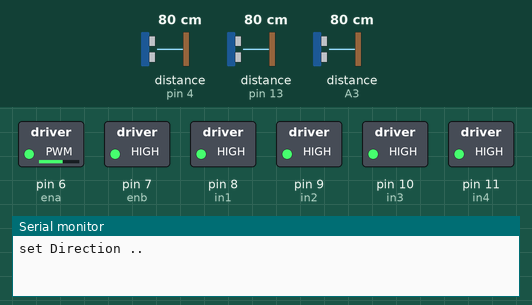
A sketch run on a simulated Arduino Uno, built with avr-gcc and run on an emulated ATmega328P. Parts: switched loads named in the sketch (green lamp = pin HIGH), the last lines printed to the serial monitor. Dashed ring = blinking. The test bench sets the inputs (shaded band); at power-on: distance to the obstacle (sensors on pin 4, A3, pin 13) 80 cm. The echo pulse lasts 58.3 µs per cm.

Above: at 3.8 s.
3.9 s: distance to the obstacle (sensor on pin 4) set to 12 cm
8.2 s: distance to the obstacle (sensor on pin 4) set to 9 cm
At 12.4 s:
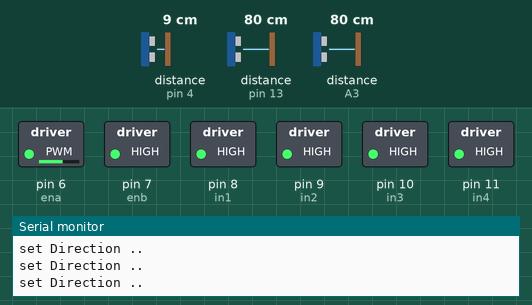
12.5 s: distance to the obstacle (sensor on pin 4) set to 18 cm
At 13.0 s:
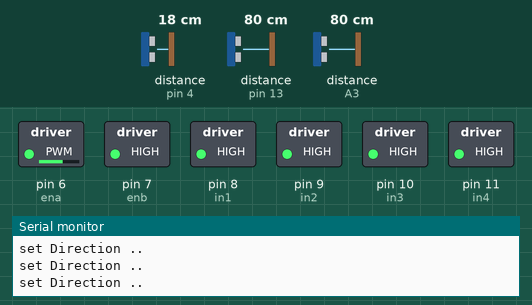
14.0 s: distance to the obstacle (sensor on A3) set to 11 cm
18.3 s: distance to the obstacle (sensor on A3) set to 8 cm
At 19.9 s:
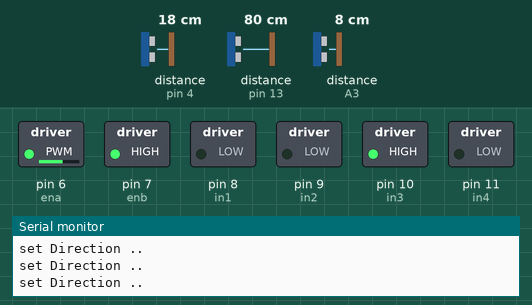
22.6 s: distance to the obstacle (sensor on A3) set to 18 cm
At 23.6 s:
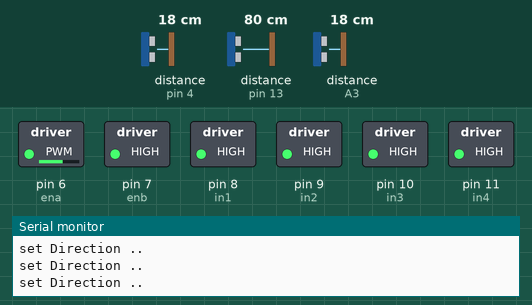
Timing chart, 0 to 25.1 s (numbered marks = the images above; inputs shaded):
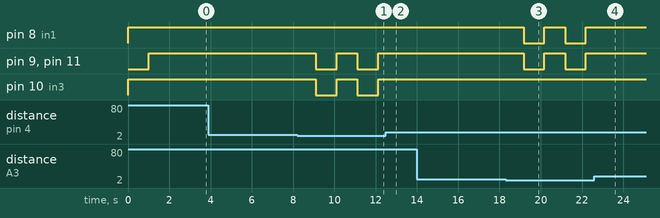

The sketch:

CodeTryDraft2.ino
```cpp
// Include the TimerOne Library from Paul Stoffregen
//#include "TimerOne.h"
#include <NewPing.h>

// for 3 Ultra Sensor
int trigPinL =A2;
int echoPinL = A3;

int trigPinF = 12;
int echoPinF = 13;

int trigPinR = 5;
int echoPinR = 4;


int dir;


#define STOP 0
#define FORWARD 1
#define BACKWARD 2
#define LEFT 3
#define RIGHT 4


#define MAX_DISTANCE 100


boolean frontwall ;
boolean leftwall ;
boolean rightwall ;

int wall_threshold = 12;
;
//int left_threshold = 10 ;
//int right_threshold = 10 ;
int front_threshold = 12 ;


// Constants for Interrupt Pins
// Change values if not using Arduino Uno

const byte MOTOR1 = 2;  // Motor 1 Interrupt Pin - INT 0
const byte MOTOR2 = 3;  // Motor 2 Interrupt Pin - INT 1


int in1 = 8;
int in2 = 9;

int in3 = 10;
int in4 = 11;

int ena = 6;
int enb = 7;


NewPing sonarLeft(trigPinL, echoPinL, MAX_DISTANCE); // NewPing setup of pins and maximum distance.
NewPing sonarRight(trigPinR, echoPinR, MAX_DISTANCE);
NewPing sonarFront(trigPinF, echoPinF, MAX_DISTANCE);


float oldLeftSensor, oldRightSensor, leftSensor, rightSensor, frontSensor, oldFrontSensor, lSensor, rSensor, fSensor;


/*// Integers for pulse counters
unsigned int counter1 = 0;
unsigned int counter2 = 0;

// Float for number of slots in encoder disk
float diskslots = 20;  // Change to match value of encoder disk

// Interrupt Service Routines

// Motor 1 pulse count ISR
void ISR_count1()
{
  counter1++;  // increment Motor 1 counter value
}

// Motor 2 pulse count ISR
void ISR_count2()
{
  counter2++;  // increment Motor 2 counter value
}

// TimerOne ISR
*/
/*void ISR_timerone()
{
  Timer1.detachInterrupt();  // Stop the timer
  Serial.print("Motor Speed 1: ");
  float rotation1 = (counter1 / diskslots) * 60.00;  // calculate RPM for Motor 1
  Serial.print(rotation1);
  Serial.print(" RPM - ");
  counter1 = 0;  //  reset counter to zero
  Serial.print("Motor Speed 2: ");
  float rotation2 = (counter2 / diskslots) * 60.00;  // calculate RPM for Motor 2
  Serial.print(rotation2);
  Serial.println(" RPM");
  counter2 = 0;  //  reset counter to zero
  Timer1.attachInterrupt( ISR_timerone );  // Enable the timer
}
*/

void setup() {
 Serial.begin(9600);
  pinMode(trigPinF, OUTPUT);
  pinMode(echoPinF, INPUT);

  pinMode(trigPinL, OUTPUT);
  pinMode(echoPinL, INPUT);

  pinMode(trigPinR, OUTPUT);
  pinMode(echoPinR, INPUT);

  pinMode(ena, OUTPUT);
  pinMode(enb, OUTPUT);
  pinMode(in1, OUTPUT);
  pinMode(in2, OUTPUT);
  pinMode(in3, OUTPUT);
  pinMode(in4, OUTPUT);
  analogWrite(ena, 150);
  analogWrite(enb, 150);

//setDirection(FORWARD);


}

void loop() {
//float durationL, distanceL;
setDirection(FORWARD);


while(true){


delay(1000);
ReadSensors();
walls();


if (leftwall == false && rightwall == true && frontwall == true ) {
  setDirection(LEFT);
  Serial.println("turn left");

}
else if (leftwall == true && rightwall == false && frontwall == true){
   setDirection(RIGHT);
   Serial.println("turn right");
}
else if (leftwall == true && rightwall == true && frontwall == false){
   setDirection(FORWARD);
   Serial.println("turn forward");
}
else if (leftwall == true && rightwall == true && frontwall == true){
   setDirection(BACKWARD);
   Serial.println("turn backword");
}
else if (leftwall == true && rightwall == false && frontwall == false){
   setDirection(RIGHT);
   //Serial.println("turn backword");
}

else if (leftwall == true && rightwall == false && frontwall == false){
   setDirection(RIGHT);
}

else if (leftwall == false&& rightwall == true && frontwall == false){
   setDirection(LEFT);
}


}
//delay(2000);


}


void ReadSensors() {
lSensor = sonarLeft.ping_cm(); //ping in cm
rSensor = sonarRight.ping_cm();
fSensor = sonarFront.ping_cm();


 leftSensor = (lSensor + oldLeftSensor) / 2; //average distance between old & new readings to make the change smoother
 rightSensor = (rSensor + oldRightSensor) / 2;
 frontSensor = (fSensor + oldFrontSensor) / 2;


 oldLeftSensor = leftSensor; // save old readings for movment
 oldRightSensor = rightSensor;
 oldFrontSensor = frontSensor;

/*Serial.println("left");
Serial.println(lSensor);

Serial.println("right");
Serial.println(rSensor);

Serial.println("forward");
Serial.println(fSensor);
delay(2000);
*/

}


void walls() {


  if (  leftSensor < wall_threshold ) {
    leftwall = true ;
  }
  else {
    leftwall = false ;
  }


  if (  rightSensor < wall_threshold ) {
    rightwall = true ;
  }
  else {
    rightwall = false ;


  } if (  frontSensor < front_threshold ) {
    frontwall = true ;
  }
  else {
    frontwall = false ;
  }

}


void setDirection(int dir) {

  Serial.print("set Direction .. \n\n");
  if ( dir == FORWARD ) {
   //  Serial.print("GO FORWARD .. \n");
  digitalWrite(in1, HIGH);
  digitalWrite(in2, LOW);
  digitalWrite(in3, HIGH);
  digitalWrite(in4, LOW);
  delay(1000);
  digitalWrite(in1, HIGH);   // Left wheel forward
  digitalWrite(in2, HIGH );
  digitalWrite(in3, HIGH );  // Right wheel forward
  digitalWrite(in4, HIGH);


  }
  else if ( dir == LEFT ) {
    //Serial.print("GO LEFT .. \n");
  digitalWrite(in1, HIGH);
  digitalWrite(in2, LOW);
  digitalWrite(in3, LOW);
  digitalWrite(in4, LOW);
  delay(1000);
  digitalWrite(in1, HIGH);   // Left wheel forward
  digitalWrite(in2, HIGH );
  digitalWrite(in3, HIGH );  // Right wheel forward
  digitalWrite(in4, HIGH);


  }
  else if ( dir == RIGHT ) {
    //Serial.print("GO RIGHT .. \n");
  digitalWrite(in1, LOW);
  digitalWrite(in2, LOW);
  digitalWrite(in3, HIGH);
  digitalWrite(in4, LOW);


  delay(1000);
  digitalWrite(in1, HIGH);   // Left wheel forward
  digitalWrite(in2, HIGH );
  digitalWrite(in3, HIGH );  // Right wheel forward
  digitalWrite(in4, HIGH);


  }
  else if ( dir == STOP ) {
    //Serial.print("STOP!!!!!!! .. \n");
    digitalWrite(in1, HIGH);   // Left wheel forward
    digitalWrite(in2, HIGH );
    digitalWrite(in3, HIGH );  // Right wheel forward
    digitalWrite(in4, HIGH);
  }
  else if ( dir == BACKWARD ) {
  //  Serial.print("GO BACKWARD .. \n");
  digitalWrite(in1, LOW);
  digitalWrite(in2, HIGH);
  digitalWrite(in3, LOW);
  digitalWrite(in4, HIGH);


   delay(1000);
  digitalWrite(in1, HIGH);   // Left wheel forward
  digitalWrite(in2, HIGH );
  digitalWrite(in3, HIGH );  // Right wheel forward
  digitalWrite(in4, HIGH);


  }
 /* delay(2000);
    //Serial.print("STOP!!!!!!! .. \n");
    digitalWrite(in1, HIGH);   // Left wheel forward
    digitalWrite(in2, HIGH );
    digitalWrite(in3, HIGH );  // Right wheel forward
    digitalWrite(in4, HIGH);
ReadSensors();
delay(5000);
*/


}
```

Measured:
- the behaviour switches between 11 and 10 cm on distance to the obstacle (sensor on pin 4) (found by bisection; images 0 and 1)
- the behaviour switches between 10 and 9 cm on distance to the obstacle (sensor on A3) (found by bisection; images 2 and 3)
- after the input at 3.9 s, every drawn part: stays the same
- after the input at 8.2 s, pin 9 (in2), pin 10 (in3), pin 11 (in4): alternates HIGH for 1.0 s and LOW for 1.0 s, starting after 0.91 s
- after the input at 12.5 s, pin 9 (in2), pin 10 (in3), pin 11 (in4): stays HIGH (without the input it goes to LOW after 0.63 s)
- after the input at 14.0 s, every drawn part: stays the same
- after the input at 22.6 s, pin 8 (in1), pin 9 (in2), pin 11 (in4): stays HIGH (without the input it goes to LOW after 0.60 s)
- by itself, pin 8 (in1): alternates HIGH for 1.0 s and LOW for 1.0 s
